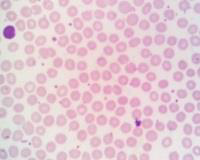
#> input picture images/image-001.jpg, 200 x 160 px, found by its file name; its folder holds only this picture in this run
$ jupyter execute Tugas2.ipynb
#> lines starting #> are read from the running program, lines starting #| are printed output that depends on the picture; after the words box and inside, x2 and y2 are one past the last pixel; in counts of white or black regions, pixels touching at a corner belong together
[cell 1]
import cv2
import os
import numpy as np
import matplotlib.pyplot as plt
from google.colab import drive

# 1️⃣ Mount Google Drive
drive.mount('/content/drive')

# 2️⃣ Path folder dataset di Google Drive (UBAH SESUAI LOKASI ANDA)
dataset_path = "/content/drive/MyDrive/Pengenalan pola/archive2/images"

# 3️⃣ Ambil daftar file gambar
image_files = sorted(os.listdir(dataset_path))[:5]  # Ambil 5 gambar pertama

# 4️⃣ Looping untuk membaca dan memproses gambar
plt.figure(figsize=(15, 10))
for i, img_name in enumerate(image_files):
    img_path = os.path.join(dataset_path, img_name)

    # Membaca gambar dalam mode grayscale
    img = cv2.imread(img_path, cv2.IMREAD_GRAYSCALE)
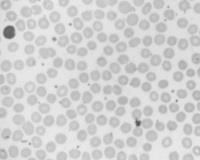
#> img: shape (160, 200); min 76, max 240, mean 209.8

    # 5️⃣ Gaussian Blur untuk mengurangi noise
    blurred = cv2.GaussianBlur(img, (5, 5), 0)

    # 6️⃣ Canny Edge Detection
    edges = cv2.Canny(blurred, threshold1=50, threshold2=150)
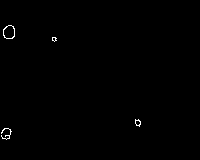
#> edges: shape (160, 200); 0.38% white in thin lines or dots, all inside (x1, y1, x2, y2) = (1, 25, 141, 140)

    # 7️⃣ Morphological Operations (Closing) untuk memperbaiki tepi
    kernel = np.ones((3,3), np.uint8)
    edges_morph = cv2.morphologyEx(edges, cv2.MORPH_CLOSE, kernel)
#> edges_morph: shape (160, 200); 0.47% white in thin lines or dots, all inside (x1, y1, x2, y2) = (0, 25, 141, 140)

    # 8️⃣ Menampilkan hasil dalam subplot
    plt.subplot(2, 5, i+1)
    plt.imshow(img, cmap='gray')
    plt.title(f'Gambar {i+1}')
    plt.axis('off')

    plt.subplot(2, 5, i+6)
    plt.imshow(edges_morph, cmap='gray')
    plt.title(f'Segmentasi {i+1}')
    plt.axis('off')

# 9️⃣ Tampilkan semua gambar
plt.tight_layout()
plt.show()
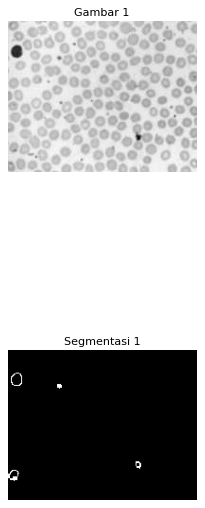
#> figure drawn by matplotlib, 2 panels

$ run again, on images/image-002.jpg
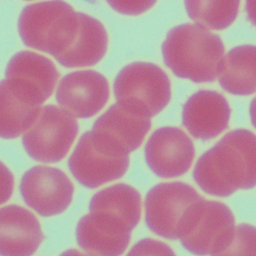
#> input picture images/image-002.jpg, 256 x 256 px, found by its file name
#> `edges = cv2.Canny(blurred, threshold1=50, threshold2=150)`:
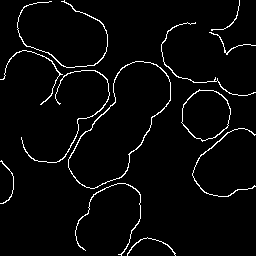
#> edges: shape (256, 256); 3.3% white in thin lines or dots
#> edges_morph: shape (256, 256); 3.4% white in thin lines or dots
#> `plt.show()`:
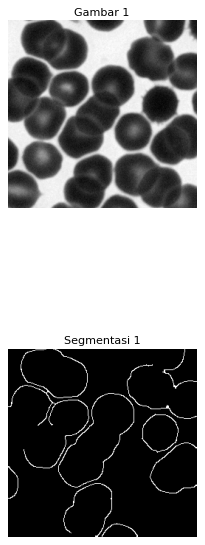
#> figure drawn by matplotlib, 2 panels

$ run again, on images/image-003.jpg
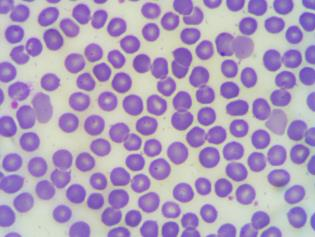
#> input picture images/image-003.jpg, 315 x 237 px, found by its file name
#> `edges = cv2.Canny(blurred, threshold1=50, threshold2=150)`:
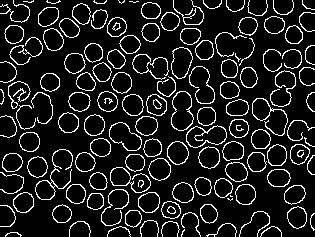
#> edges: shape (237, 315); 11.7% white in thin lines or dots
#> edges_morph: shape (237, 315); 13.7% white in thin lines or dots
#> `plt.show()`:
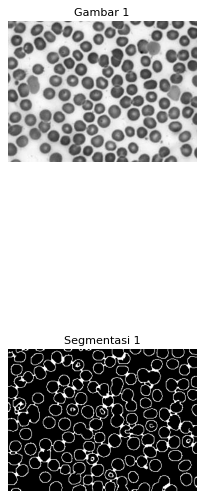
#> figure drawn by matplotlib, 2 panels
